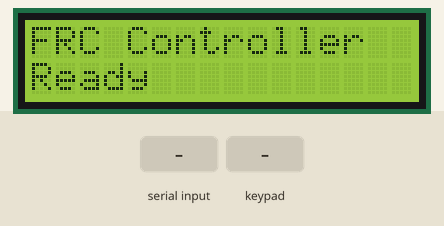
This sketch was run on a simulated Arduino Mega 2560, built with avr-gcc and run on an emulated ATmega2560. Parts: 16×2 character LCD. Inputs (shaded band) come from the test bench. What the sketch prints to the serial monitor is not drawn.

Above: at 1.7 s.
1.8 s: "LCD:\n" received over Serial
At 2.3 s:
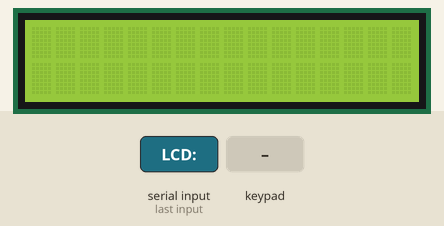
3.3 s: key '1' pressed
4.9 s: keypad keys 9 8 7 6 # pressed 0.4 s apart
8.4 s: key 'A' pressed
10.0 s: keypad keys 9 8 7 6 * pressed 0.4 s apart
13.5 s: key 'B' pressed
Timing chart, 0 to 16.1 s (numbered marks = the images above; inputs shaded):
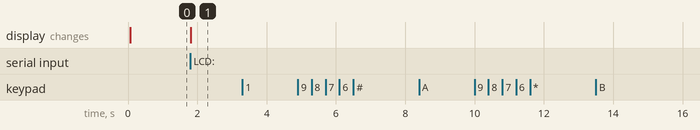

Measured:
- after the input at 1.8 s, the display: changes at once (image 1)
- after the input at 3.3 s, every drawn part: stays the same
- after the input at 4.9 s, every drawn part: stays the same
- after the input at 8.4 s, every drawn part: stays the same
- after the input at 10.0 s, every drawn part: stays the same
- after the input at 13.5 s, every drawn part: stays the same

The sketch:

keypad.ino
```cpp
#include <Keypad.h>
#include <LiquidCrystal.h>

// Keypad setup
const byte ROWS = 4;
const byte COLS = 4;

char hexaKeys[ROWS][COLS] = {
  {'1','2','3','A'},
  {'4','5','6','B'},
  {'7','8','9','C'},
  {'*','0','#','D'}
};

byte rowPins[ROWS] = {9, 8, 7, 6};
byte colPins[COLS] = {5, 4, 3, 2};

Keypad customKeypad = Keypad(makeKeymap(hexaKeys), rowPins, colPins, ROWS, COLS);

// LCD setup
LiquidCrystal lcd(23, 22, 24, 25, 26, 27);

bool keyStates[16] = {false};

int getKeyIndex(char key) {
  const char allKeys[] = {'1','2','3','A','4','5','6','B','7','8','9','C','*','0','#','D'};
  for (int i = 0; i < 16; i++) {
    if (allKeys[i] == key) return i;
  }
  return -1;
}

void updateLCD(String line1, String line2) {
  lcd.clear();
  delay(2);

  // Pad to 16 characters
  while (line1.length() < 16) line1 += " ";
  while (line2.length() < 16) line2 += " ";

  lcd.setCursor(0, 0);
  lcd.print(line1.substring(0, 16));
  lcd.setCursor(0, 1);
  lcd.print(line2.substring(0, 16));
}

void setup() {
  Serial.begin(9600);

  lcd.begin(16, 2);
  updateLCD("FRC Controller", "Ready");

  delay(500);
}

void loop() {
  // Process serial input - simple line reading
  if (Serial.available() > 0) {
    String line = Serial.readStringUntil('\n');
    line.trim();

    if (line.startsWith("LCD:")) {
      String content = line.substring(4);
      int separator = content.indexOf('|');

      if (separator >= 0) {
        updateLCD(content.substring(0, separator),
                 content.substring(separator + 1));
      } else {
        updateLCD(content, "");
      }
    }
  }

  // Handle keypad
  customKeypad.getKeys();

  for (int i = 0; i < LIST_MAX; i++) {
    if (customKeypad.key[i].kchar) {
      char key = customKeypad.key[i].kchar;
      int idx = getKeyIndex(key);

      if (idx >= 0) {
        bool isPressed = (customKeypad.key[i].kstate == PRESSED ||
                         customKeypad.key[i].kstate == HOLD);

        if (isPressed != keyStates[idx]) {
          Serial.print(key);
          Serial.println(isPressed ? ":1" : ":0");
          keyStates[idx] = isPressed;
        }
      }
    }
  }

  delay(10);
}
```
